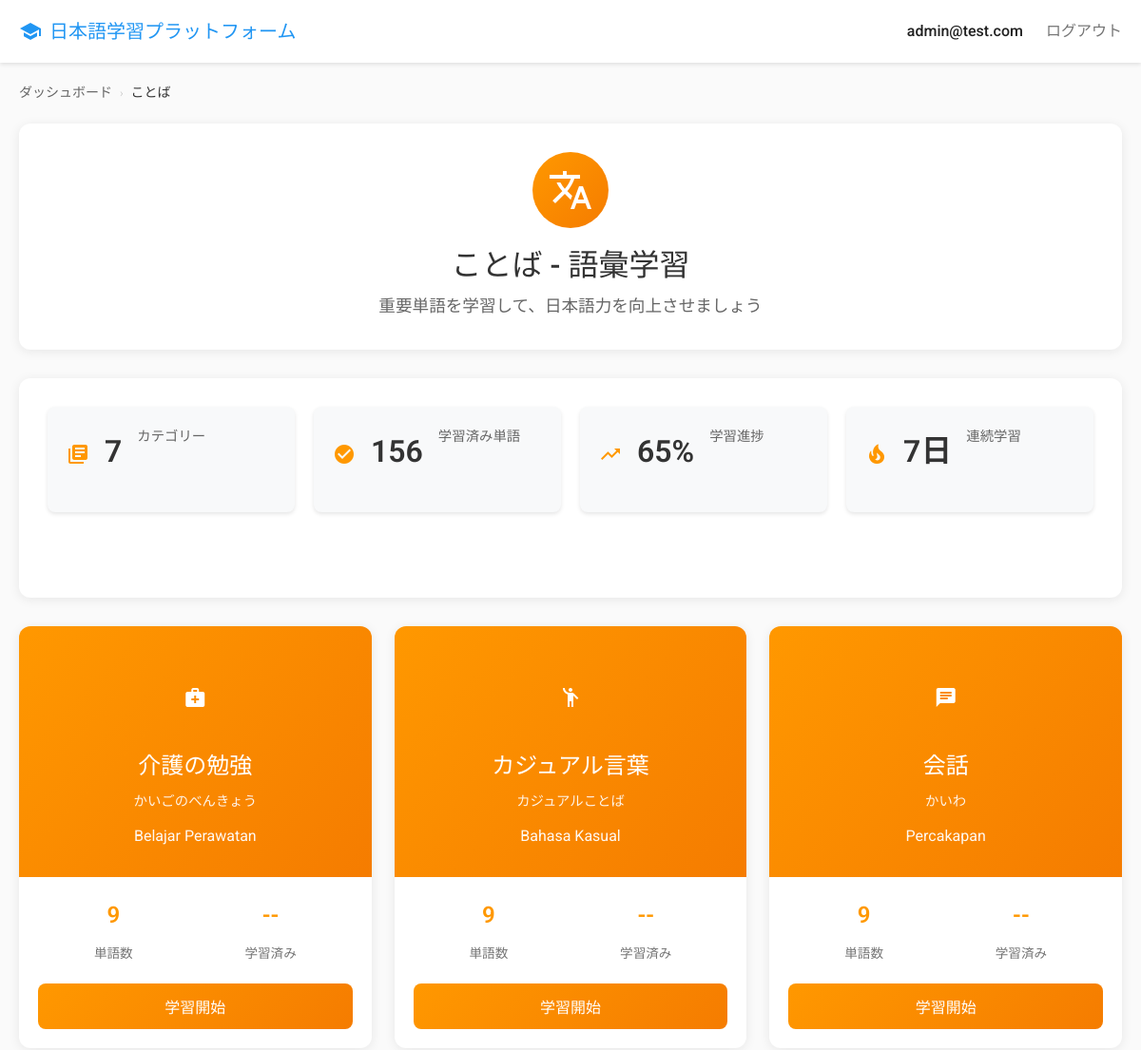
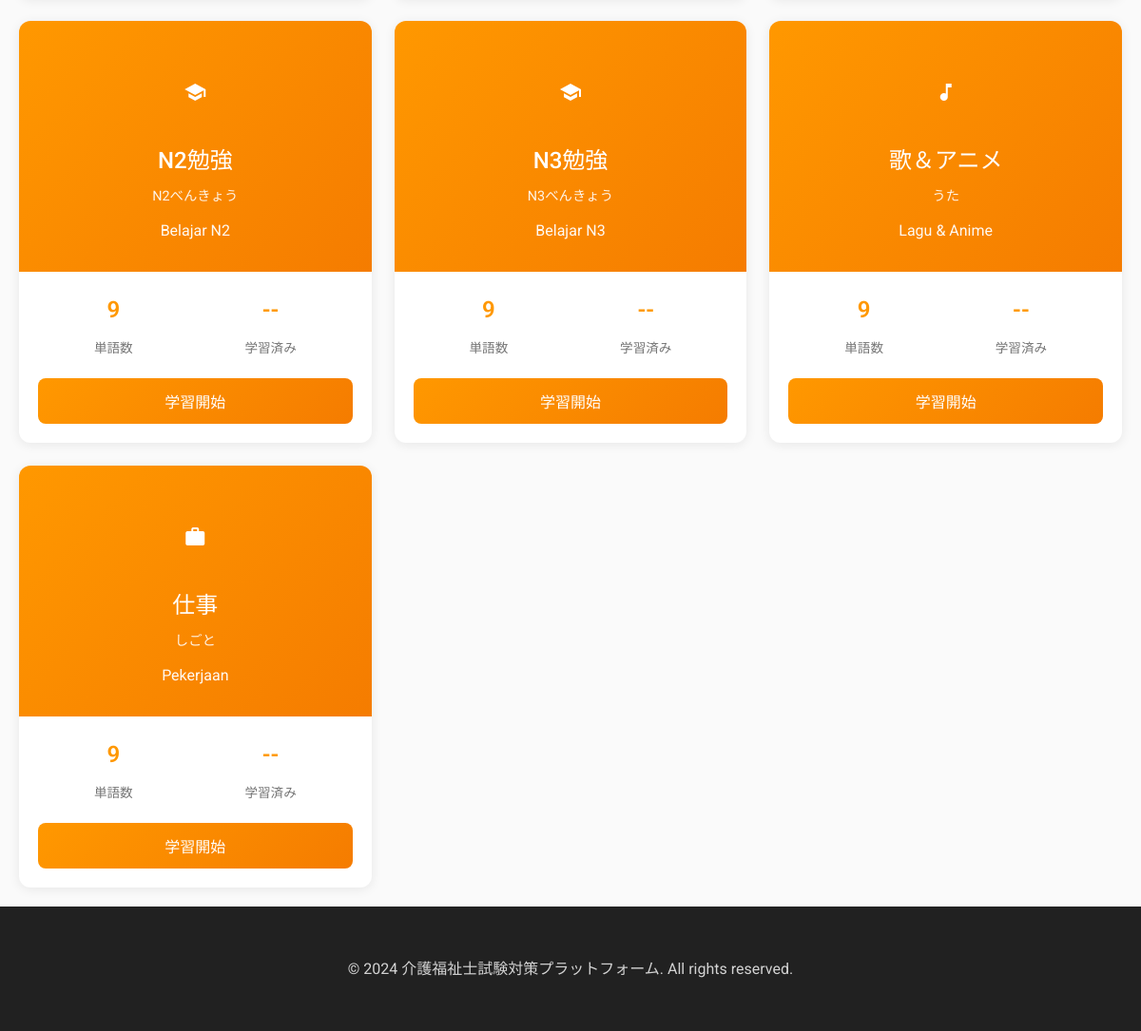
The app's page /kotoba/ (signed in) with its own data (2 pictures, top to bottom).
### apps/users/models.py (models this page shows)
class User(AbstractUser):
    LANGUAGE_CHOICES = [
        ('en', 'English'),
        ('vi', 'Vietnamese'),
        ('zh', 'Chinese'),
        ('ko', 'Korean'),
        ('th', 'Thai'),
        ('id', 'Indonesian'),
        ('my', 'Burmese'),
    ]
    email = models.EmailField(unique=True)
    username = models.CharField(max_length=150, blank=True, null=True)
    native_language = models.CharField(max_length=2, choices=LANGUAGE_CHOICES, default='id')
    is_premium = models.BooleanField(default=False)
    subscription_end_date = models.DateTimeField(null=True, blank=True)
    stripe_customer_id = models.CharField(max_length=255, blank=True)
    created_at = models.DateTimeField(auto_now_add=True)
    updated_at = models.DateTimeField(auto_now=True)
    USERNAME_FIELD = 'email'
    REQUIRED_FIELDS = []
    class Meta:
        db_table = 'users'
        verbose_name = 'User'
        verbose_name_plural = 'Users'

### apps/learning/models.py (models this page shows, shortened)
class KotobaCategory(models.Model):
    category_key = models.CharField(max_length=100, unique=True, primary_key=True)
    japanese_name = models.CharField(max_length=200)
    indonesian_translation = models.CharField(max_length=200)
    ruby_reading = models.CharField(max_length=200)
    order_number = models.IntegerField(default=0)
    created_at = models.DateTimeField(auto_now_add=True)
    updated_at = models.DateTimeField(auto_now=True)
    class Meta:
        db_table = 'kotoba_categories'
        ordering = ['order_number', 'japanese_name']

### apps/web/views.py (the view)
# urls.py: path('kotoba/', views.kotoba_view, name='kotoba'),
@login_required
@allow_free_access
def kotoba_view(request):
    from apps.learning.models import KotobaCategory
    from django.core.cache import cache
    from django.db.models import Count
    cache_key = 'kotoba_categories_all'
    categories = cache.get(cache_key)
    if not categories:
        categories = list(KotobaCategory.objects.all().annotate(
            word_count=Count('words')
        ).values(
            'category_key', 'japanese_name', 'indonesian_translation', 'ruby_reading', 'order_number', 'word_count'
        ))
        categories = [{
            'key': cat['category_key'],
            'japanese': cat['japanese_name'],
            'indonesian': cat['indonesian_translation'],
            'ruby': cat['ruby_reading'],
            'order': cat['order_number'],
            'word_count': cat['word_count']
        } for cat in categories]
        cache.set(cache_key, categories, timeout=3600)
    return render(request, 'kotoba/main.html', {
        'categories': categories,
        'user': request.user
    })

### templates/kotoba/main.html (shortened to what this page needs)
{% extends 'base.html' %}
{% load static %}
{% block content %}
    <div class="container">
        <div class="breadcrumbs">
            <a href="{% url 'dashboard' %}" class="breadcrumb-item">ダッシュボード</a>
            <span class="breadcrumb-separator">›</span>
            <span class="breadcrumb-item active">ことば</span>
        </div>
        <div class="header">
            <div class="header-icon">
                <span class="material-icons" style="font-size: 48px;">translate</span>
            </div>
            <h1>ことば - 語彙学習</h1>
            <p>重要単語を学習して、日本語力を向上させましょう</p>
        </div>
        <div class="stats-section">
            <div class="stats-grid">
                <div class="stat-card">
                    <div class="stat-card-icon">
                        <span class="material-icons">library_books</span>
                    </div>
                    <div class="stat-card-value">{{ categories|length }}</div>
                    <div class="stat-card-label">カテゴリー</div>
                </div>
                <div class="stat-card">
                    <div class="stat-card-icon">
                        <span class="material-icons">check_circle</span>
                    </div>
                    <div class="stat-card-value">156</div>
                    <div class="stat-card-label">学習済み単語</div>
                </div>
                <div class="stat-card">
                    <div class="stat-card-icon">
                        <span class="material-icons">trending_up</span>
                    </div>
                    <div class="stat-card-value">65%</div>
                    <div class="stat-card-label">学習進捗</div>
                </div>
                <div class="stat-card">
                    <div class="stat-card-icon">
                        <span class="material-icons">local_fire_department</span>
                    </div>
                    <div class="stat-card-value">7日</div>
                    <div class="stat-card-label">連続学習</div>
                </div>
            </div>
        </div>
        <div class="categories-grid">
            {% for category in categories %}
            <div class="category-card" onclick="goToCategory('{{ category.key }}')">
                <div class="category-header">
                    <div class="category-icon">
                        <span class="material-icons">
                        </span>
                    </div>
                    <div class="category-title">{{ category.japanese }}</div>
                    <div class="category-ruby">{{ category.ruby }}</div>
                    <div class="category-translation">{{ category.indonesian }}</div>
                </div>
                <div class="category-body">
                    <div class="category-stats">
                        <div class="stat-item">
                            <div class="stat-value">{{ category.word_count }}</div>
                            <div class="stat-label">単語数</div>
                        </div>
                        <div class="stat-item">
                            <div class="stat-value">--</div>
                            <div class="stat-label">学習済み</div>
                        </div>
                    </div>
                    <button class="category-btn">
                        学習開始
                    </button>
                </div>
            </div>
            {% endfor %}
        </div>
    </div>
{% endblock %}

### templates/base.html (shortened to what this page needs)
<!DOCTYPE html>
<html lang="ja">
<head>
    {% load static %}
    <link rel="stylesheet" href="{% static 'css/style.css' %}">
</head>
<body>
    {% block header %}
    {% if user.is_authenticated %}
    <nav class="navbar">
        <div class="nav-container">
            <a href="{% url 'dashboard' %}" class="nav-brand">
                <span class="material-icons">school</span>
                日本語学習プラットフォーム
            </a>
            <div class="nav-menu">
                <span class="nav-user">{{ user.email }}</span>
                <a href="{% url 'logout' %}" class="nav-link">ログアウト</a>
            </div>
        </div>
    </nav>
    {% endif %}
    {% endblock %}
    <main>
        {% block content %}{% endblock %}
    </main>
    <footer class="footer">
        <div class="container">
            <p>&copy; 2024 介護福祉士試験対策プラットフォーム. All rights reserved.</p>
        </div>
    </footer>
</body>
</html>

### static/css/style.css (style rules this page uses)
* { margin: 0; padding: 0; box-sizing: border-box; }
:root { --primary-color: #2196F3; --primary-dark: #1976D2; --secondary-color: #4CAF50; --danger-color: #F44336; --warning-color: #FF9800; --text-primary: #212121; --text-secondary: #757575; --bg-primary: #FFFFFF; --bg-secondary: #F5F5F5; --border-color: #E0E0E0; --shadow-sm: 0 2px 4px rgba(0,0,0,0.1); --shadow-md: 0 4px 8px rgba(0,0,0,0.15); --shadow-lg: 0 8px 16px rgba(0,0,0,0.2); }
body { font-family: 'Noto Sans JP', sans-serif; background-color: var(--bg-secondary); color: var(--text-primary); line-height: 1.6; min-height: 100vh; display: flex; flex-direction: column; }
main { flex: 1; }
.container { max-width: 1200px; margin: 0 auto; padding: 0 20px; }
h1, h2, h3, h4, h5, h6 { font-weight: 500; line-height: 1.2; margin-bottom: 1rem; }
h1 { font-size: 2.5rem; }
.navbar { background: white; box-shadow: var(--shadow-sm); padding: 1rem 0; position: sticky; top: 0; z-index: 100; }
.nav-container { max-width: 1200px; margin: 0 auto; padding: 0 20px; display: flex; justify-content: space-between; align-items: center; }
.nav-brand { display: flex; align-items: center; gap: 0.5rem; font-size: 1.25rem; font-weight: 500; color: var(--primary-color); text-decoration: none; }
.nav-menu { display: flex; align-items: center; gap: 1.5rem; }
.nav-link { color: var(--text-secondary); text-decoration: none; transition: color 0.3s ease; }
.nav-user { color: var(--text-primary); font-weight: 500; }
.stat-label { font-size: 0.9rem; opacity: 0.9; }
.stats-grid { display: grid; grid-template-columns: repeat(auto-fit, minmax(250px, 1fr)); gap: 1.5rem; margin-bottom: 60px; }
.stat-card { background: white; border-radius: 12px; padding: 1.5rem; box-shadow: var(--shadow-sm); display: flex; gap: 1rem; transition: transform 0.3s ease; }
.stat-value { font-size: 2rem; font-weight: 700; color: var(--text-primary); margin-bottom: 0.5rem; }
.stat-label { font-size: 0.875rem; color: var(--text-secondary); }
.footer { background: var(--text-primary); color: white; padding: 2rem 0; margin-top: auto; }
.footer .container { text-align: center; }
.footer p { margin: 0; opacity: 0.8; }

### records on screen
User: email "admin@test.com"
KotobaCategory: japanese "介護の勉強", ruby "かいごのべんきょう", indonesian "Belajar Perawatan", word_count "9"
KotobaCategory: japanese "カジュアル言葉", ruby "カジュアルことば", indonesian "Bahasa Kasual", word_count "9"
KotobaCategory: japanese "会話", ruby "かいわ", indonesian "Percakapan", word_count "9"
KotobaCategory: japanese "N2勉強", ruby "N2べんきょう", indonesian "Belajar N2", word_count "9"
KotobaCategory: japanese "N3勉強", ruby "N3べんきょう", indonesian "Belajar N3", word_count "9"
KotobaCategory: japanese "歌＆アニメ", ruby "うた", indonesian "Lagu & Anime", word_count "9"
KotobaCategory: japanese "仕事", ruby "しごと", indonesian "Pekerjaan", word_count "9"

### other values on screen
{{ categories|length }} "7"
